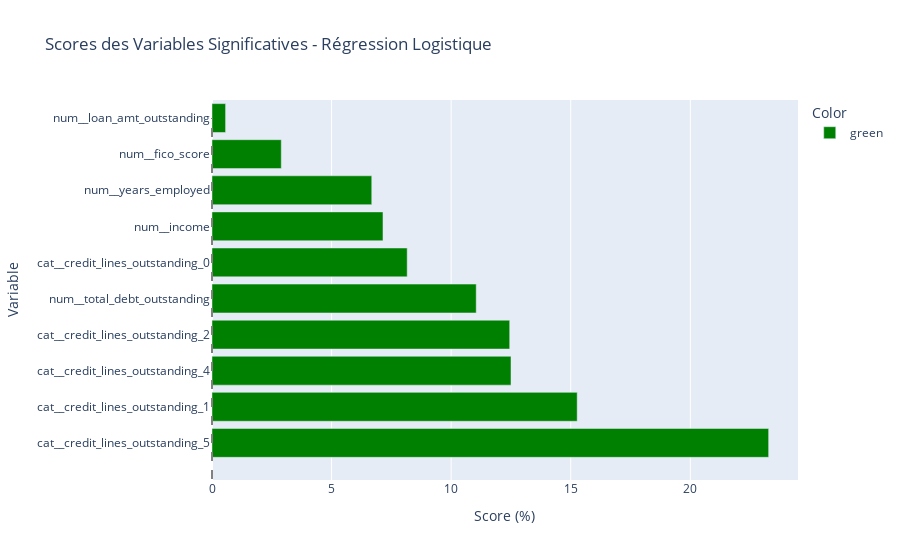

Notebook code cell kept with this figure:
### Code cell
# Extraction des coefficients et des noms des features
logistic_coefficients = logistic_model.coef_[0]
feature_names = preprocessor.get_feature_names_out()  # Obtenir les noms des features

# Créer un DataFrame pour les coefficients
importance_df = pd.DataFrame({
    'Feature': feature_names,
    'Coefficient': logistic_coefficients
})

# Calculer la valeur absolue des coefficients pour l'importance
importance_df['Absolute_Coefficient'] = importance_df['Coefficient'].abs()

# Seuil de significativité des coefficients (0.05)
significant_threshold = 0.05

# Filtrer les coefficients significatifs
significant_importance_df = importance_df[importance_df['Absolute_Coefficient'] > significant_threshold]

# Trier par importance absolue
significant_importance_df = significant_importance_df.sort_values(by='Absolute_Coefficient', ascending=False)

# Calculer la somme des coefficients significatifs
sum_significant_abs_coefficients = significant_importance_df['Absolute_Coefficient'].sum()

# Créer un score basé sur les coefficients significatifs (en pourcentage)
significant_importance_df['Score'] = (significant_importance_df['Absolute_Coefficient'] / sum_significant_abs_coefficients) * 100

# Afficher les résultats
print("Les variables significatives avec leurs scores :")
print(significant_importance_df[['Feature', 'Coefficient', 'Score']])

# Couleurs pour le graphique
significant_importance_df['Color'] = significant_importance_df['Score'].apply(lambda x: 'green' if x > 0 else 'red')

# Visualisation
fig = px.bar(
    significant_importance_df,
    x='Score',
    y='Feature',
    color='Color',
    color_discrete_map={'green': 'green', 'red': 'red'},
    title='Scores des Variables Significatives - Régression Logistique',
    labels={'Score': 'Score (%)', 'Feature': 'Variable'}
)

# Ajouter une ligne verticale pour le score zéro
fig.add_shape(type="line", x0=0, x1=0, y0=-1, y1=len(significant_importance_df)-1, line=dict(color="grey", width=2, dash="dash"))
fig.show()

### Figure 1 — Plotly figure (JSON) as saved in the notebook; plotly's stock layout.template omitted (floating-point values rounded to 4 significant figures)
{"data": [{"alignmentgroup": "True", "hovertemplate": "Color=green<br>Score (%)=%{x}<br>Variable=%{y}<extra></extra>", "legendgroup": "green", "marker": {"color": "green", "pattern": {"shape": ""}}, "name": "green", "offsetgroup": "green", "orientation": "h", "showlegend": true, "textposition": "auto", "type": "bar", "x": [23.28, 15.27, 12.5, 12.45, 11.05, 8.162, 7.15, 6.68, 2.897, 0.5682], "xaxis": "x", "y": ["cat__credit_lines_outstanding_5", "cat__credit_lines_outstanding_1", "cat__credit_lines_outstanding_4", "cat__credit_lines_outstanding_2", "num__total_debt_outstanding", "cat__credit_lines_outstanding_0", "num__income", "num__years_employed", "num__fico_score", "num__loan_amt_outstanding"], "yaxis": "y"}], "layout": {"barmode": "relative", "legend": {"title": {"text": "Color"}, "tracegroupgap": 0}, "shapes": [{"line": {"color": "grey", "dash": "dash", "width": 2}, "type": "line", "x0": 0, "x1": 0, "y0": -1, "y1": 9}], "title": {"text": "Scores des Variables Significatives - Régression Logistique"}, "xaxis": {"anchor": "y", "domain": [0, 1], "title": {"text": "Score (%)"}}, "yaxis": {"anchor": "x", "domain": [0, 1], "title": {"text": "Variable"}}}}
